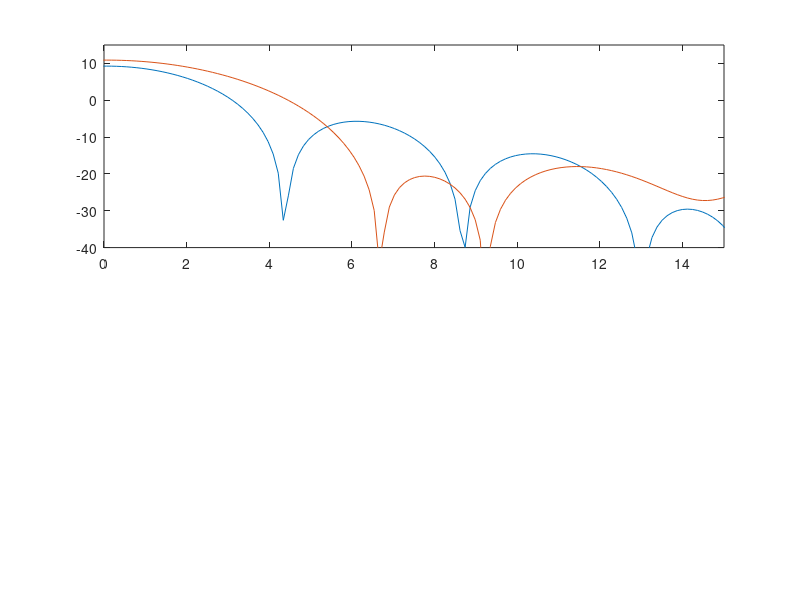

This chart was generated by the following MATLAB code: (Note: this script raises an error after producing the figure.)
pkg load signal
b2=round((firls(31,[0 .02 .04 1],[1 1 0 0]))*64);
b4=round((firls(31,[0 .04 .08 1],[1 1 0 0]))*64);
f=linspace(-62.5,62.5,1024);
subplot(211)
plot(f,20*log10(abs(fftshift(fft(b2,1024))))-26)
hold on
plot(f,20*log10(abs(fftshift(fft(b4,1024))))-26)
axis([0 15 -40 15])
d2=dlmread('figures/FIR_S12_p02_p04.csv','',7,0)
d4=dlmread('figures/FIR_S12_p04_p08.csv','',7,0)
xlabel('frequency (MHz)');ylabel('|S12| simulation (dB)')
legend('[0 .02 .04 1]','[0 .04 .08 1]')
subplot(212)
plot(d2(:,1)/1e6,d2(:,2))
hold on
plot(d4(:,1)/1e6,d4(:,2))
axis([0 15 -40 15])
xlabel('frequency (MHz)');ylabel('|S12| experimental (dB)')
legend('[0 .02 .04 1]','[0 .04 .08 1]')
